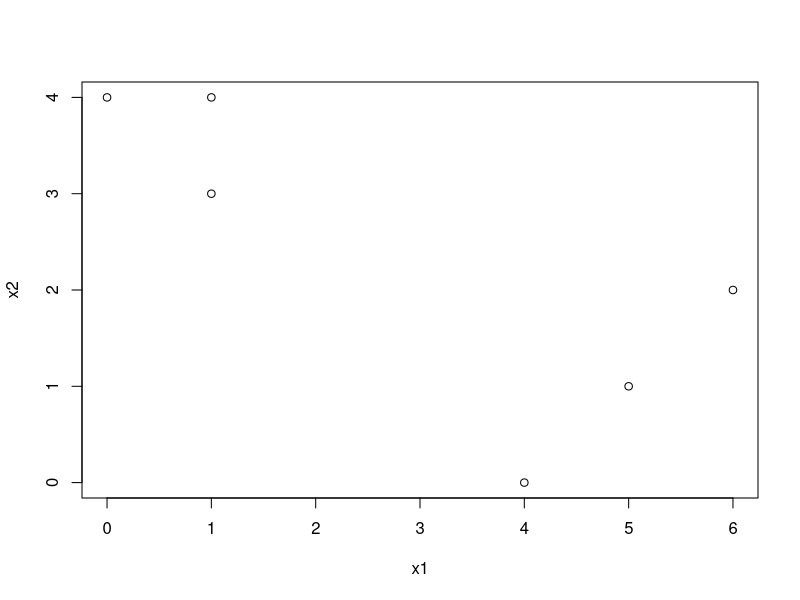
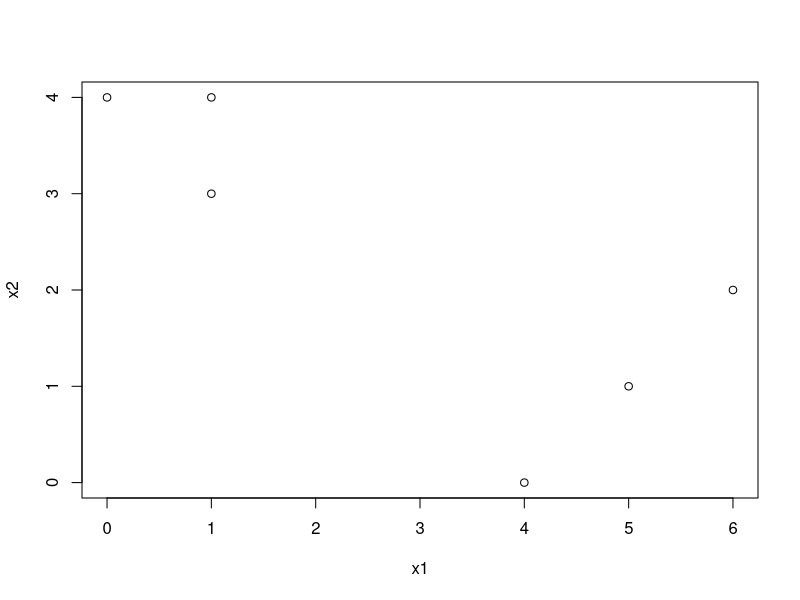
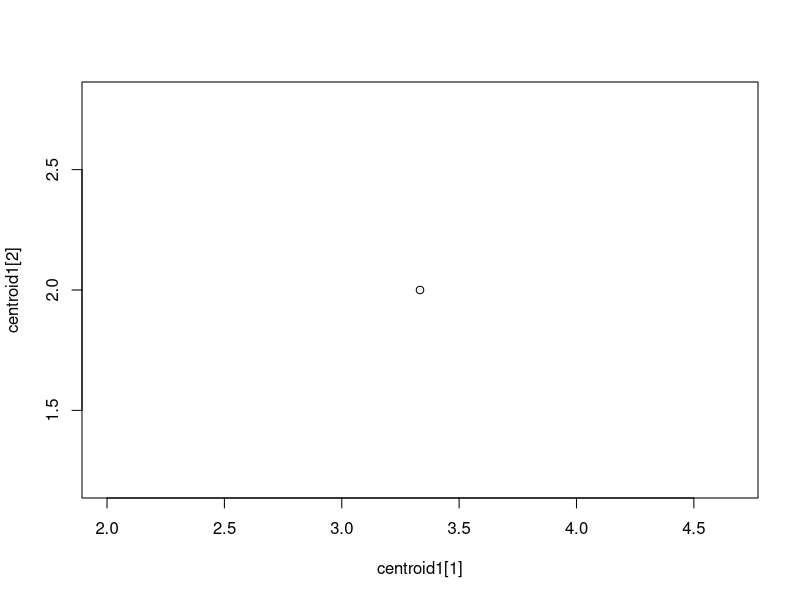
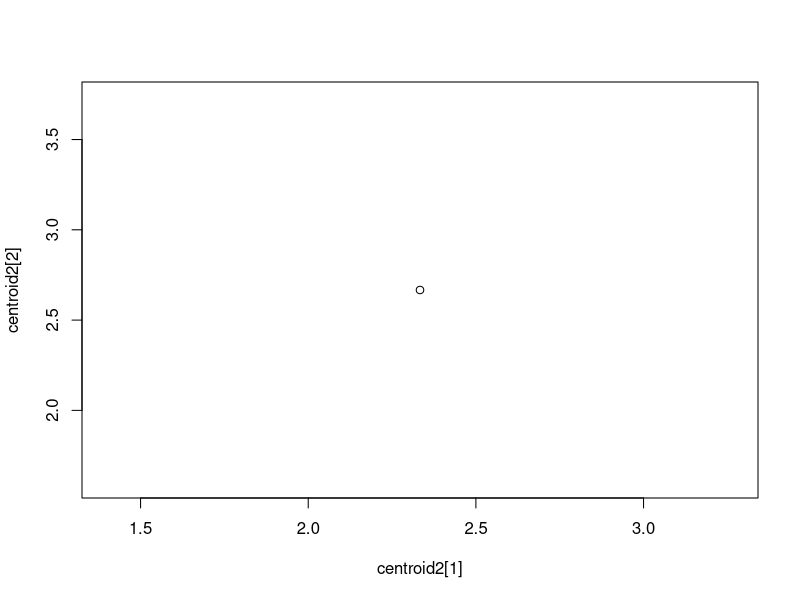
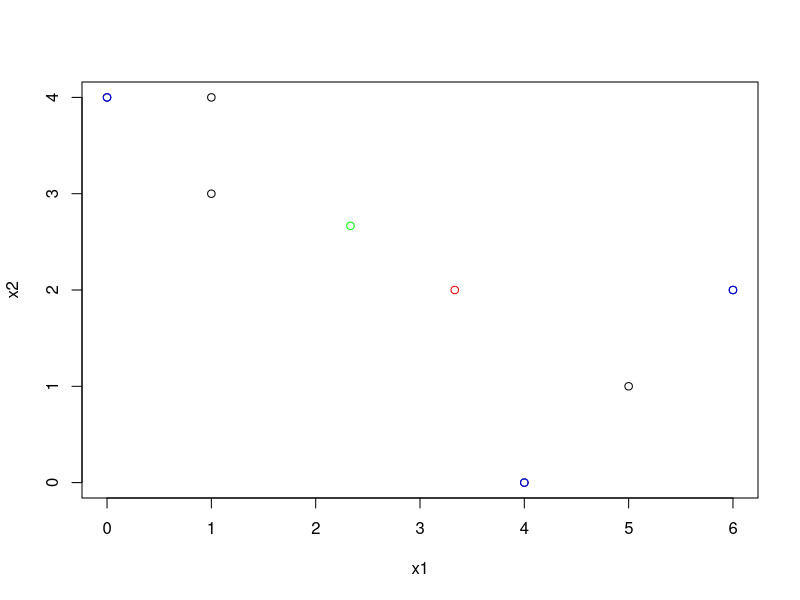

Here is the R script that generated these plots, in order: (Note: this script raises an error after producing the figures.)
x1 = c(1, 1, 0, 5, 6, 4)
x2 = c(4, 3, 4, 1, 2, 0)

plot(x1, x2)

df = data.frame(x1, x2)
plot(df)

sample.df = sample(6, 3)

cl1 = df[sample.df,]
cl2 = df[-sample.df,]

mean.cl1.x = mean(cl1[, 1])
mean.cl1.y = mean(cl1[, 2])
centroid1 = c(mean.cl1.x, mean.cl1.y)
plot(centroid1[1], centroid1[2])

mean.cl2.x = mean(cl2[, 1])
mean.cl2.y = mean(cl2[, 2])
centroid2 = c(mean.cl2.x, mean.cl2.y)
plot(centroid2[1], centroid2[2])

plot(df)
points(cl1, col = "blue")
points(centroid1[1], centroid1[2], col = "red")
points(centroid2[1], centroid2[2], col = "green")

euclid = function(a, b) {
  return(sqrt((a[1] - b[1])^2 + (a[2]-b[2])^2))
}
assign_labels = function(x, centroid1, centroid2) {
  labels = rep(NA, nrow(x))
  for (i in 1:nrow(x)) {
    if (euclid(x[i,], centroid1) < euclid(x[i,], centroid2)) {
      labels[i] = 1
    } else {
      labels[i] = 2
    }
  }
  return(labels)
}
labels = assign_labels(x, centroid1, centroid2)
labels

?prcomp
